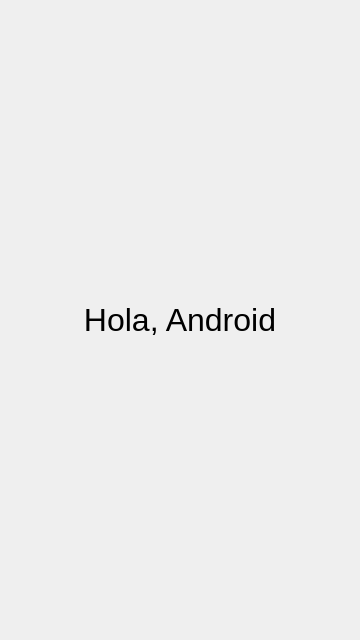
<?xml version="1.0" encoding="UTF-8"?>
<ui version="4.0">
 <class>MainWindow</class>
 <widget class="QMainWindow" name="MainWindow">
  <property name="geometry"><rect><x>0</x><y>0</y><width>360</width><height>640</height></rect></property>
  <property name="windowTitle"><string>Hola Android</string></property>
  <widget class="QWidget" name="centralwidget">
   <layout class="QVBoxLayout" name="verticalLayout">
    <item>
     <widget class="QLabel" name="etiquetaSaludo">
      <property name="font"><font><pointsize>24</pointsize></font></property>
      <property name="text"><string>Hola, Android</string></property>
      <property name="alignment"><set>Qt::AlignCenter</set></property>
      <property name="wordWrap"><bool>true</bool></property>
     </widget>
    </item>
   </layout>
  </widget>
 </widget>
 <resources/>
 <connections/>
</ui>
